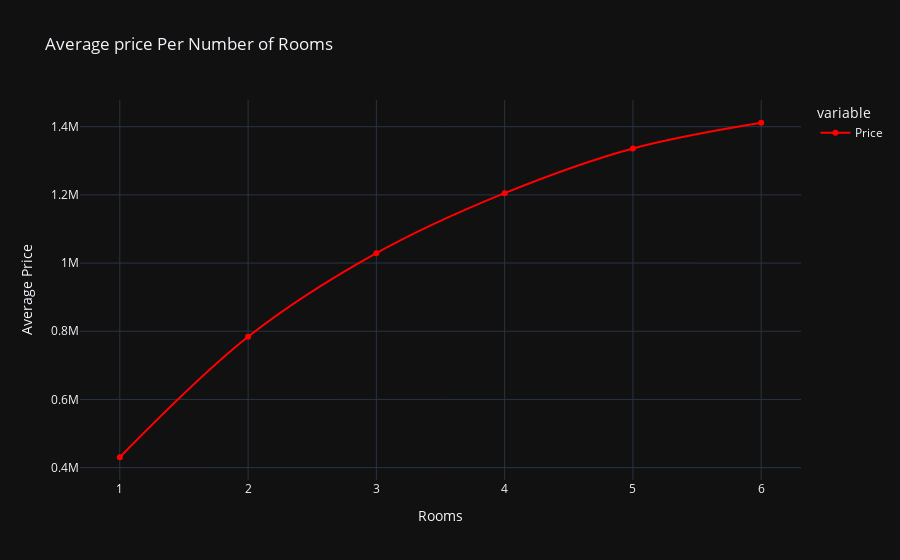

The code cell stored with this chart in its notebook:
### Code cell
avg_Price_Rooms = df_cleaned.groupby('Rooms')['Price'].mean()
fig = px.line(avg_Price_Rooms,
              line_shape = 'spline',
              markers = '*',
              template = 'plotly_dark',
              labels = {'value':'Average Price'},
              color_discrete_sequence = ['red'],
              title = 'Average price Per Number of Rooms'
              )
fig.show()

### Figure 1 — Plotly figure (JSON) as saved in the notebook; plotly's stock layout.template omitted (floating-point values rounded to 4 significant figures)
{"data": [{"hovertemplate": "variable=Price<br>Rooms=%{x}<br>Average Price=%{y}<extra></extra>", "legendgroup": "Price", "line": {"color": "red", "dash": "solid", "shape": "spline"}, "marker": {"symbol": "circle"}, "mode": "lines+markers", "name": "Price", "orientation": "v", "showlegend": true, "type": "scatter", "x": [1, 2, 3, 4, 5, 6], "xaxis": "x", "y": [430400.0, 783600.0, 1029000.0, 1205000.0, 1336000.0, 1412000.0], "yaxis": "y"}], "layout": {"legend": {"title": {"text": "variable"}, "tracegroupgap": 0}, "title": {"text": "Average price Per Number of Rooms"}, "xaxis": {"anchor": "y", "domain": [0, 1], "title": {"text": "Rooms"}}, "yaxis": {"anchor": "x", "domain": [0, 1], "title": {"text": "Average Price"}}}}
